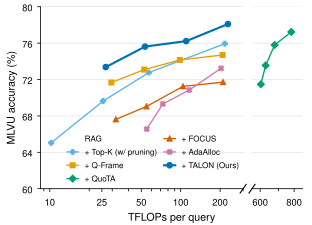

Python code for this plot:
"""Single-turn accuracy against compute (TFLOPs per query) as the token budget varies, on MLVU (one column).

Each method is one line through its four budgets (1,536 / 3,072 / 6,144 / 12,288 tokens), placed at the TFLOPs it
measured at that budget, on LongVideoBench (LVB). QuoTA's frame scorer puts it far right of the axis (~1,600+ TFLOPs). Data: fig/budget_curve.csv with columns method,budget,tflops,accuracy (one row per method and
budget, from the benchmark runs). Until that file exists the script draws the empty axes as a placeholder.

Regenerate:  uv run --no-project --with matplotlib --with numpy python fig/budget_curve.py
"""

import csv

import matplotlib.ticker
import os
from collections import defaultdict

from methods import METHODS, is_ours
from orx_figstyle import COLUMN, figure, save, use_style

HERE = os.path.dirname(os.path.abspath(__file__))
DATA = os.path.join(HERE, "tflops_curve.csv")
BUDGETS = [1536, 3072, 6144, 12288]


def load(path):
    rows = defaultdict(list)
    if not os.path.exists(path):
        return rows
    with open(path) as handle:
        for r in csv.DictReader(handle):
            rows[r["method"]].append((float(r["tflops"]), float(r["accuracy"]), int(r["budget"])))
    return rows


def main():
    """Broken log x-axis: TFLOPs per question (LLM prefill of every VLM call, Sec. 4) for every method, and a narrow
    panel for QuoTA, whose 128 Qwen2-VL-2B scorer calls per question put it near 600-800 TFLOPs."""
    import matplotlib.pyplot as plt
    use_style()
    rows = load(DATA)
    fig = plt.figure(figsize=(COLUMN, COLUMN * 0.72))
    gs = fig.add_gridspec(1, 2, width_ratios=[5.0, 1.25], wspace=0.07, left=0.13, right=0.97, bottom=0.16, top=0.97)
    ax = fig.add_subplot(gs[0])
    ax2 = fig.add_subplot(gs[1], sharey=ax)
    LEFT, RIGHT = (8.5, 300.0), (560.0, 860.0)
    for a in (ax, ax2):
        a.set_xscale("log")
        a.xaxis.set_minor_formatter(matplotlib.ticker.NullFormatter())
    ax.set_xlim(*LEFT)
    ax.set_xticks([10, 25, 50, 100, 200])
    ax.set_xticklabels(["10", "25", "50", "100", "200"])
    ax2.set_xlim(*RIGHT)
    ax2.set_xticks([600, 800])
    ax2.set_xticklabels(["600", "800"])
    ax.set_ylim(60, 80)
    ax.set_yticks([60, 64, 68, 72, 76, 80])
    ax2.tick_params(labelleft=False, left=False)
    ax.spines["right"].set_visible(False)
    ax2.spines["left"].set_visible(False)
    d = 0.015  # diagonal break marks, same angle on both panels
    kw = dict(color="black", clip_on=False, lw=0.8)
    ax.plot((1 - d, 1 + d), (-d * 1.6, d * 1.6), transform=ax.transAxes, **kw)
    r = 5.0 / 1.25
    ax2.plot((-d * r, d * r), (-d * 1.6, d * 1.6), transform=ax2.transAxes, **kw)
    # As in Table 1: "RAG" is a label only (no line), and each method below it is "+ method".
    ax.plot([], [], " ", label="RAG")
    for method, (color, marker) in METHODS.items():
        pts = sorted(rows.get(method, []))
        if method == "RAG" or not pts:
            continue
        ours = is_ours(method)
        style = dict(color=color, marker=marker, ms=4 if ours else 3.5, lw=1.6 if ours else 1.0, zorder=3 if ours else 2)
        left = [p for p in pts if LEFT[0] <= p[0] <= LEFT[1]]
        right = [p for p in pts if p[0] >= RIGHT[0]]
        if left:
            x, y, _ = zip(*left)
            ax.plot(x, y, label="+ " + method, **style)
        else:
            ax.plot([], [], label="+ " + method, **style)
        if right:
            x, y, _ = zip(*right)
            ax2.plot(x, y, **style)
    ax.legend(loc="lower right", frameon=False, fontsize=6, ncol=2, columnspacing=0.8)
    ax.set_xlabel("TFLOPs per query")
    l0, l1 = ax.get_position().x0, ax2.get_position().x1
    ax.xaxis.set_label_coords(((l0 + l1) / 2 - l0) / ax.get_position().width, -0.12)
    ax.set_ylabel("MLVU accuracy (%)")
    print(save(fig, os.path.join(HERE, "tflops_curve")))


if __name__ == "__main__":
    main()
